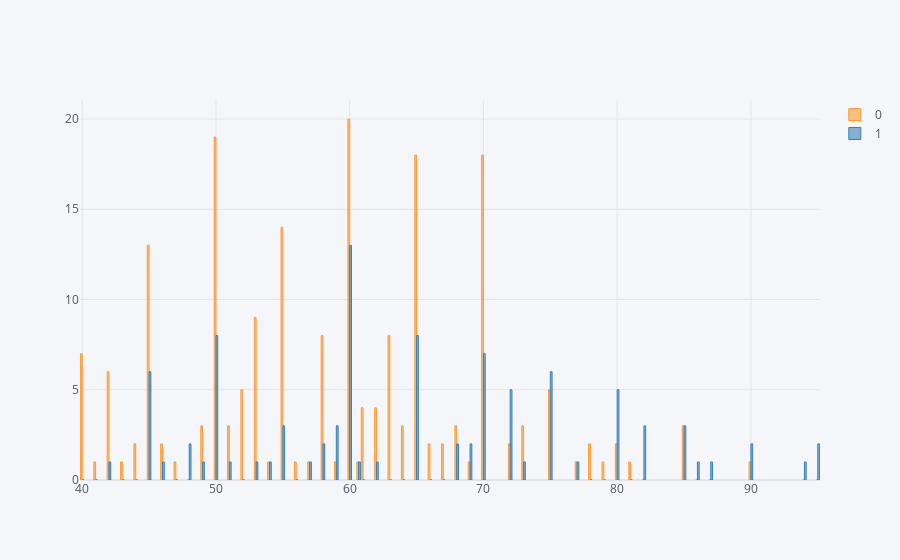

The code cell stored with this chart in its notebook:
### Code cell
pd.crosstab(df['age'],df['DEATH_EVENT']).iplot(kind='bar')

### Figure 1 — Plotly figure (JSON) as saved in the notebook; plotly's stock layout.template omitted (floating-point values rounded to 4 significant figures)
{"data": [{"marker": {"color": "rgba(255, 153, 51, 0.6)", "line": {"color": "rgba(255, 153, 51, 1.0)", "width": 1}}, "name": "0", "orientation": "v", "text": "", "type": "bar", "x": [40, 41, 42, 43, 44, 45, 46, 47, 48, 49, 50, 51, 52, 53, 54, 55, 56, 57, 58, 59, 60, 60.67, 61, 62, 63, 64, 65, 66, 67, 68, 69, 70, 72, 73, 75, 77, 78, 79, 80, 81, 82, 85, 86, 87, 90, 94, 95], "y": [7, 1, 6, 1, 2, 13, 2, 1, 0, 3, 19, 3, 5, 9, 1, 14, 1, 1, 8, 1, 20, 1, 4, 4, 8, 3, 18, 2, 2, 3, 1, 18, 2, 3, 5, 1, 2, 1, 2, 1, 0, 3, 0, 0, 1, 0, 0]}, {"marker": {"color": "rgba(55, 128, 191, 0.6)", "line": {"color": "rgba(55, 128, 191, 1.0)", "width": 1}}, "name": "1", "orientation": "v", "text": "", "type": "bar", "x": [40, 41, 42, 43, 44, 45, 46, 47, 48, 49, 50, 51, 52, 53, 54, 55, 56, 57, 58, 59, 60, 60.67, 61, 62, 63, 64, 65, 66, 67, 68, 69, 70, 72, 73, 75, 77, 78, 79, 80, 81, 82, 85, 86, 87, 90, 94, 95], "y": [0, 0, 1, 0, 0, 6, 1, 0, 2, 1, 8, 1, 0, 1, 1, 3, 0, 1, 2, 3, 13, 1, 0, 1, 0, 0, 8, 0, 0, 2, 2, 7, 5, 1, 6, 1, 0, 0, 5, 0, 3, 3, 1, 1, 2, 1, 2]}], "layout": {"autosize": true, "legend": {"bgcolor": "#F5F6F9", "font": {"color": "#4D5663"}}, "paper_bgcolor": "#F5F6F9", "plot_bgcolor": "#F5F6F9", "title": {"font": {"color": "#4D5663"}}, "xaxis": {"autorange": true, "gridcolor": "#E1E5ED", "range": [39.83, 95.17], "showgrid": true, "tickfont": {"color": "#4D5663"}, "title": {"font": {"color": "#4D5663"}, "text": ""}, "type": "linear", "zerolinecolor": "#E1E5ED"}, "yaxis": {"autorange": true, "gridcolor": "#E1E5ED", "range": [0, 21.05], "showgrid": true, "tickfont": {"color": "#4D5663"}, "title": {"font": {"color": "#4D5663"}, "text": ""}, "type": "linear", "zerolinecolor": "#E1E5ED"}}}
